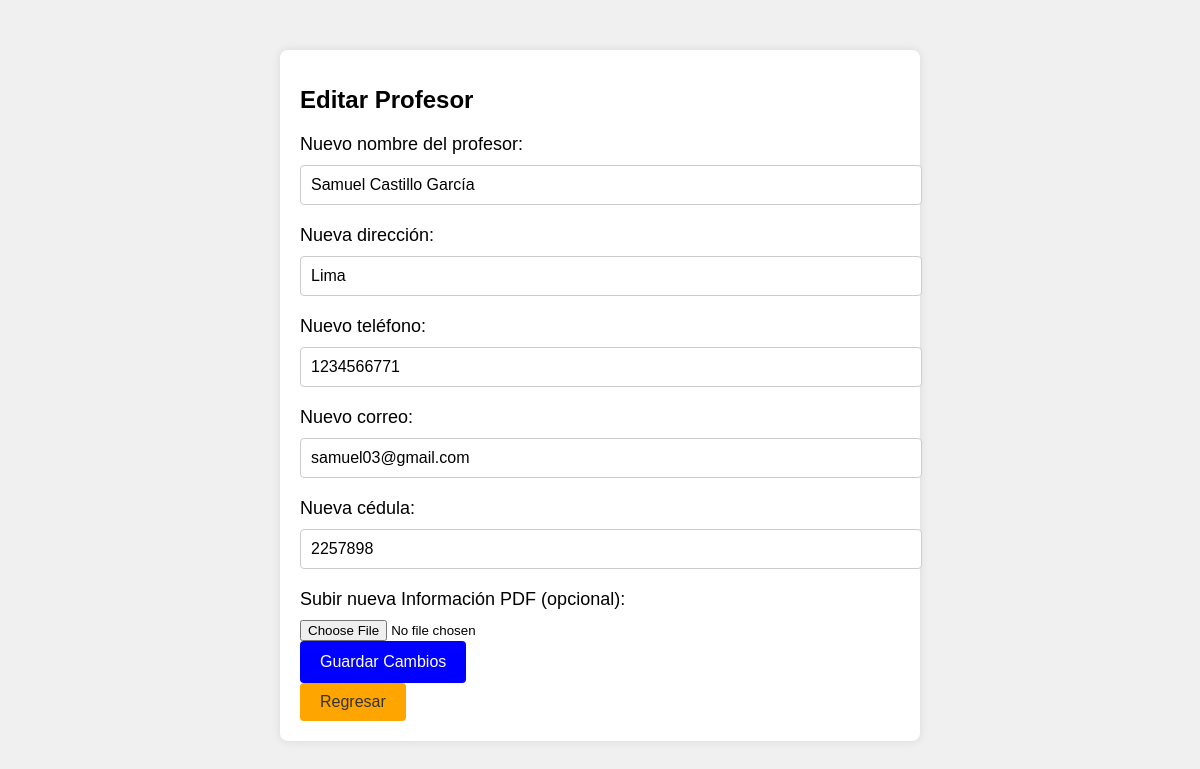
Screenshot of /admin/seccion/profesores/editar.php?id=1 with the database file from the repository.
### tables this page shows
CREATE TABLE `profesor` (
  `IDprofesor` int(11) NOT NULL,
  `Nombre_profesor` varchar(50) NOT NULL,
  `Direccion` varchar(30) NOT NULL,
  `Telefono` int(11) NOT NULL,
  `Correo` varchar(30) NOT NULL,
  `Cedula` int(7) NOT NULL,
  `Info_pdf` varchar(255) NOT NULL
);

### admin/seccion/profesores/editar.php (the view, shortened to what this page needs)
<?php
$bd_path = "../../bd.php";
if (file_exists($bd_path)) {
    if (isset($conexion)) {
        if (isset($_GET['id'])) {
            $id_profesor = $_GET['id'];
            $sentencia_profesor = $conexion->prepare("SELECT Nombre_profesor, Direccion, Telefono, Correo, Cedula, Info_pdf FROM profesor WHERE IDprofesor = ?");
            $sentencia_profesor->execute([$id_profesor]);
            $profesor = $sentencia_profesor->fetch(PDO::FETCH_ASSOC);
        } else {
            header("Location: index.php");
            exit;
        }
    } else {
        echo "Error: No se pudo establecer la conexión a la base de datos.";
    }
} else {
    echo "Error: No se encontró el archivo de la base de datos.";
}
?>
<!DOCTYPE html>
<html lang="es">
<head>
    <link rel="stylesheet" href="https://cdnjs.cloudflare.com/ajax/libs/font-awesome/5.15.3/css/all.min.css">
</head>
<body>
    <div class="container">
        <h1>Editar Profesor</h1>
        <form method="post" enctype="multipart/form-data">
            <label for="nuevo_nombre">Nuevo nombre del profesor:</label>
            <input type="text" id="nuevo_nombre" name="nuevo_nombre" value="<?php echo $profesor['Nombre_profesor']; ?>" required>
            <label for="nueva_direccion">Nueva dirección:</label>
            <input type="text" id="nueva_direccion" name="nueva_direccion" value="<?php echo $profesor['Direccion']; ?>" required>
            <label for="nuevo_telefono">Nuevo teléfono:</label>
            <input type="text" id="nuevo_telefono" name="nuevo_telefono" value="<?php echo $profesor['Telefono']; ?>" required>
            <label for="nuevo_correo">Nuevo correo:</label>
            <input type="text" id="nuevo_correo" name="nuevo_correo" value="<?php echo $profesor['Correo']; ?>" required>
            <label for="nueva_cedula">Nueva cédula:</label>
            <input type="text" id="nueva_cedula" name="nueva_cedula" value="<?php echo $profesor['Cedula']; ?>" required>
            <label for="nuevo_pdf">Subir nueva Información PDF (opcional):</label>
            <input type="file" id="nuevo_pdf" name="nuevo_pdf" accept="application/pdf"><br>
            <button type="submit" name="editar_profesor">Guardar Cambios</button>
        </form>
        <a href="index.php" class="back-btn">Regresar</a>
    </div>
</body>
</html>

### admin/seccion/profesores/editar.php (style rules this page uses)
body { background-image: url('../../imagenes/fondos/wallhaven-3k9l86_1920x1080.png'); background-size: auto; background-position: center; font-family: Arial, sans-serif; background-color: #f0f0f0; margin: 0; padding: 0; }
.container { max-width: 600px; margin: 50px auto; background-color: #fff; padding: 20px; border-radius: 8px; box-shadow: 0 0 10px rgba(0, 0, 0, 0.1); }
h1 { font-size: 24px; margin-bottom: 20px; }
label { font-size: 18px; margin-bottom: 10px; display: block; }
input[type="text"] { width: 100%; padding: 10px; font-size: 16px; border-radius: 4px; border: 1px solid #ccc; margin-bottom: 20px; }
button { background-color: blue; color: white; padding: 12px 20px; border: none; border-radius: 4px; cursor: pointer; font-size: 16px; }
.back-btn { text-decoration: none; display: inline-block; background-color: orange; color: #333; padding: 10px 20px; border-radius: 4px; transition: background-color 0.3s; }

### rows the page displays
profesor: nuevo_nombre "Samuel Castillo García", nueva_direccion "Lima", nuevo_telefono "1234566771", nuevo_correo "samuel03@gmail.com", nueva_cedula "2257898"
